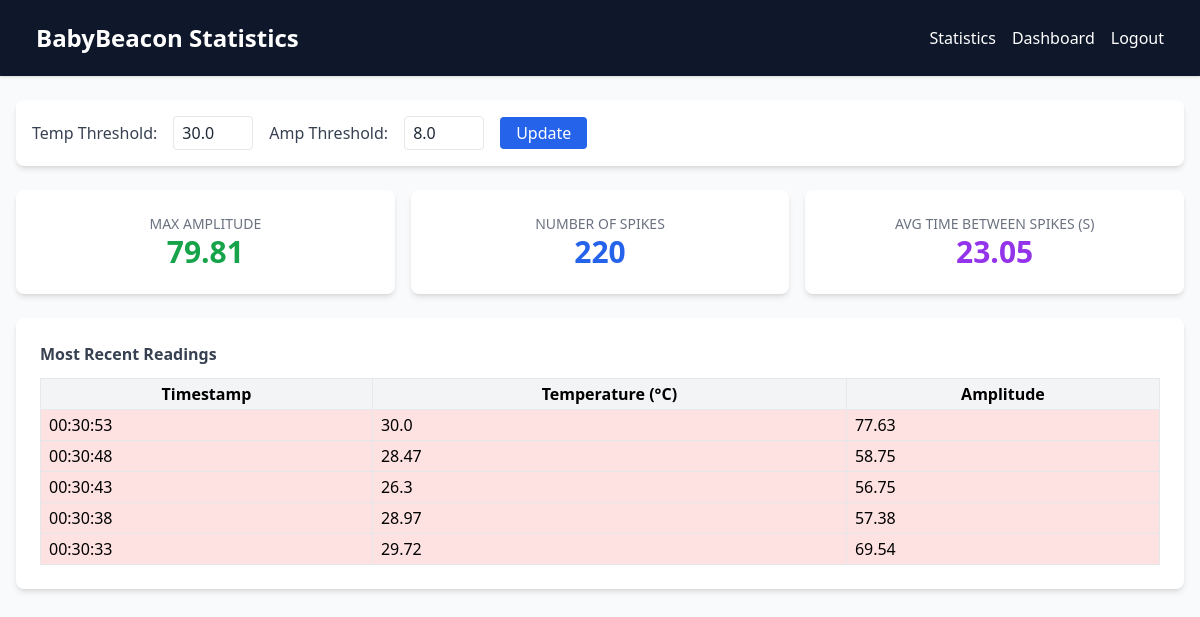
The page /statistics/ (signed in) on the database as committed earlier.
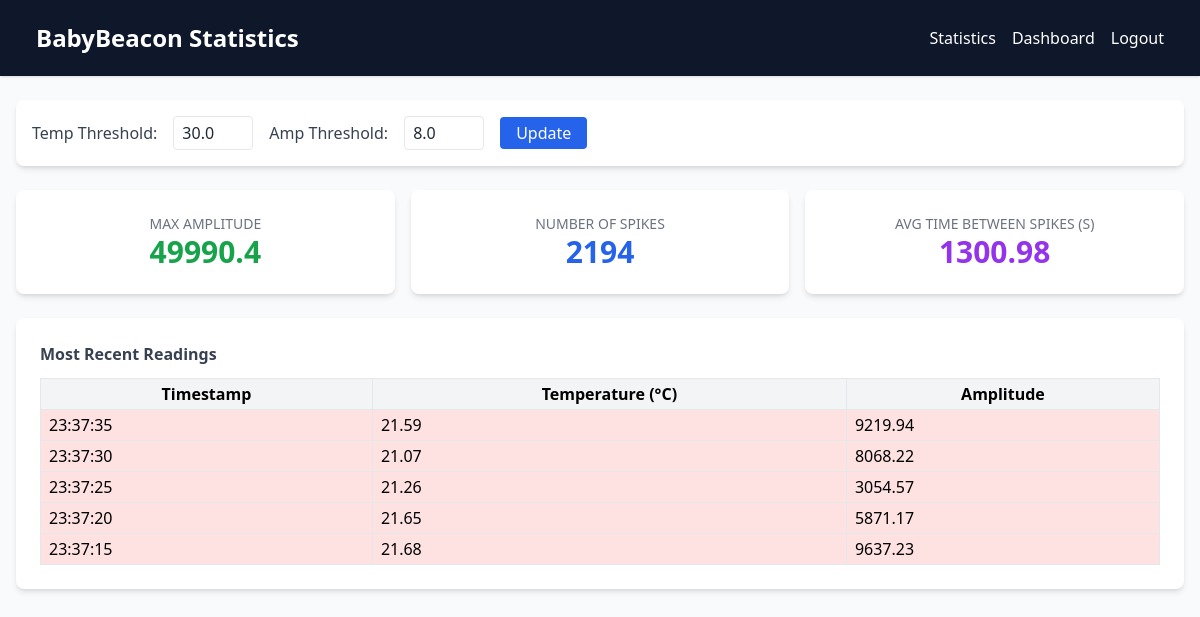
The same page on the database as committed later.
### sensors/models.py (models this page shows)
class SensorData(models.Model):
    user = models.ForeignKey(settings.AUTH_USER_MODEL, on_delete=models.CASCADE)
    temperature_c = models.FloatField()
    amplitude = models.FloatField()
    timestamp = models.DateTimeField(auto_now_add=True)

### sensors/views.py (the view)
# urls.py: path('statistics/', statistics, name='statistics'),
def statistics(request):
    if not request.user.is_authenticated:
        return redirect('user_login')
    user_data = SensorData.objects.filter(user=request.user).order_by('timestamp')
    if not user_data.exists():
        return render(request, 'sensors/statistics.html', {'error': 'No data available.'})
    temp_threshold = float(request.GET.get('temp_threshold', 30))
    amp_threshold = float(request.GET.get('amp_threshold', 8))
    spikes = [d for d in user_data if d.temperature_c >= temp_threshold or d.amplitude >= amp_threshold]
    num_spikes = len(spikes)
    max_amp = max([d.amplitude for d in spikes], default=0)
    avg_time_between_spikes = None
    if len(spikes) > 1:
        spikes_sorted = sorted(spikes, key=lambda d: d.timestamp)
        deltas = [(t2.timestamp - t1.timestamp).total_seconds()
                  for t1, t2 in zip(spikes_sorted[:-1], spikes_sorted[1:])]
        avg_time_between_spikes = sum(deltas) / len(deltas)
    recent_readings = user_data.order_by('-timestamp')[:5]
    context = {
        'recent_spikes': recent_readings,
        'num_spikes': num_spikes,
        'max_amp': max_amp,
        'avg_time_between_spikes': avg_time_between_spikes,
        'current_temp_threshold': temp_threshold,
        'current_amp_threshold': amp_threshold,
    }
    return render(request, 'sensors/statistics.html', context)

### templates/sensors/statistics.html (shortened to what this page needs)
{% block content %}
<div class="min-h-screen bg-gray-50 text-gray-800">
  <nav class="shadow" style="background:#0f172a; color: white; padding: 10px 20px;">
    <div class="max-w-7xl mx-auto px-4 py-3 flex justify-between items-center">
      <h1 class="text-2xl font-semibold">BabyBeacon Statistics</h1>
      <div class="flex space-x-4">
        <a href="{% url 'statistics' %}" class="hover:underline">Statistics</a>
        <a href="{% url 'dashboard' %}" class="hover:underline">Dashboard</a>
        <a href="{% url 'logout' %}" class="hover:underline">Logout</a>
      </div>
    </div>
  </nav>
  <div class="max-w-7xl mx-auto px-4 py-6 space-y-6">
    {% if error %}
      <div class="bg-red-100 border border-red-400 text-red-700 px-4 py-3 rounded" role="alert">
        {{ error }}
      </div>
    {% else %}
    <form method="get" class="bg-white shadow-md rounded-lg p-4 flex space-x-4 items-center">
      <label for="tempThreshold" class="text-gray-700 font-medium">Temp Threshold:</label>
      <input id="tempThreshold" name="temp_threshold" type="number" value="{{ current_temp_threshold|default:30 }}" min="0" step="0.1" class="border rounded px-2 py-1 w-20">
      <label for="ampThreshold" class="text-gray-700 font-medium">Amp Threshold:</label>
      <input id="ampThreshold" name="amp_threshold" type="number" value="{{ current_amp_threshold|default:8 }}" min="0" step="0.1" class="border rounded px-2 py-1 w-20">
      <button type="submit" class="bg-blue-600 text-white px-4 py-1 rounded">Update</button>
    </form>
    <div class="grid grid-cols-3 gap-4 mt-4">
      <div class="bg-white shadow-md rounded-lg p-6 text-center">
        <h2 class="text-gray-500 text-sm uppercase">Max Amplitude</h2>
        <p class="text-3xl font-semibold text-green-600">{{ max_amp }}</p>
      </div>
      <div class="bg-white shadow-md rounded-lg p-6 text-center">
        <h2 class="text-gray-500 text-sm uppercase">Number of Spikes</h2>
        <p class="text-3xl font-semibold text-blue-600">{{ num_spikes }}</p>
      </div>
      <div class="bg-white shadow-md rounded-lg p-6 text-center">
        <h2 class="text-gray-500 text-sm uppercase">Avg Time Between Spikes (s)</h2>
        <p class="text-3xl font-semibold text-purple-600">
          {% if avg_time_between_spikes %}{{ avg_time_between_spikes|floatformat:2 }}{% else %}N/A{% endif %}
        </p>
      </div>
    </div>
    <div class="bg-white shadow-md rounded-lg p-6 mt-6">
      <h2 class="text-gray-700 font-semibold mb-3">Most Recent Readings</h2>
      <table id="recentSpikesTable" class="w-full table-auto border-collapse border border-gray-300">
        <thead>
          <tr class="bg-gray-100">
            <th class="border px-2 py-1">Timestamp</th>
            <th class="border px-2 py-1">Temperature (°C)</th>
            <th class="border px-2 py-1">Amplitude</th>
          </tr>
        </thead>
        <tbody>
          {% for spike in recent_spikes %}
          <tr>
            <td class="border px-2 py-1">{{ spike.timestamp|date:"H:i:s" }}</td>
            <td class="border px-2 py-1">{{ spike.temperature_c }}</td>
            <td class="border px-2 py-1">{{ spike.amplitude }}</td>
          </tr>
          {% empty %}
          <tr>
            <td class="border px-2 py-1 text-center" colspan="3">No recent readings</td>
          </tr>
          {% endfor %}
        </tbody>
      </table>
    </div>
    {% endif %}
  </div>
</div>
{% endblock %}
{% block extra_js %}
<script src="https://cdn.tailwindcss.com"></script>
{% endblock %}

Rows that differ between the two databases and show on the page:
no longer on this page (row unchanged): SensorData: amplitude "79.81"
no longer on this page (row unchanged): SensorData: timestamp "00:30:53", temperature_c "30.0", amplitude "77.63"
no longer on this page (row unchanged): SensorData: timestamp "00:30:48", temperature_c "28.47", amplitude "58.75"
no longer on this page (row unchanged): SensorData: timestamp "00:30:43", temperature_c "26.3", amplitude "56.75"
no longer on this page (row unchanged): SensorData: timestamp "00:30:38", temperature_c "28.97", amplitude "57.38"
no longer on this page (row unchanged): SensorData: timestamp "00:30:33", temperature_c "29.72", amplitude "69.54"
added SensorData: amplitude "49990.4"
added SensorData: timestamp "23:37:35", temperature_c "21.59", amplitude "9219.94"
added SensorData: timestamp "23:37:30", temperature_c "21.07", amplitude "8068.22"
added SensorData: timestamp "23:37:25", temperature_c "21.26", amplitude "3054.57"
added SensorData: timestamp "23:37:20", temperature_c "21.65", amplitude "5871.17"
added SensorData: timestamp "23:37:15", temperature_c "21.68", amplitude "9637.23"
Other text that changed with them:
{{ num_spikes }}: "220" → "2194"
{{ avg_time_between_spikes|floatformat:2 }}: "23.05" → "1300.98"
